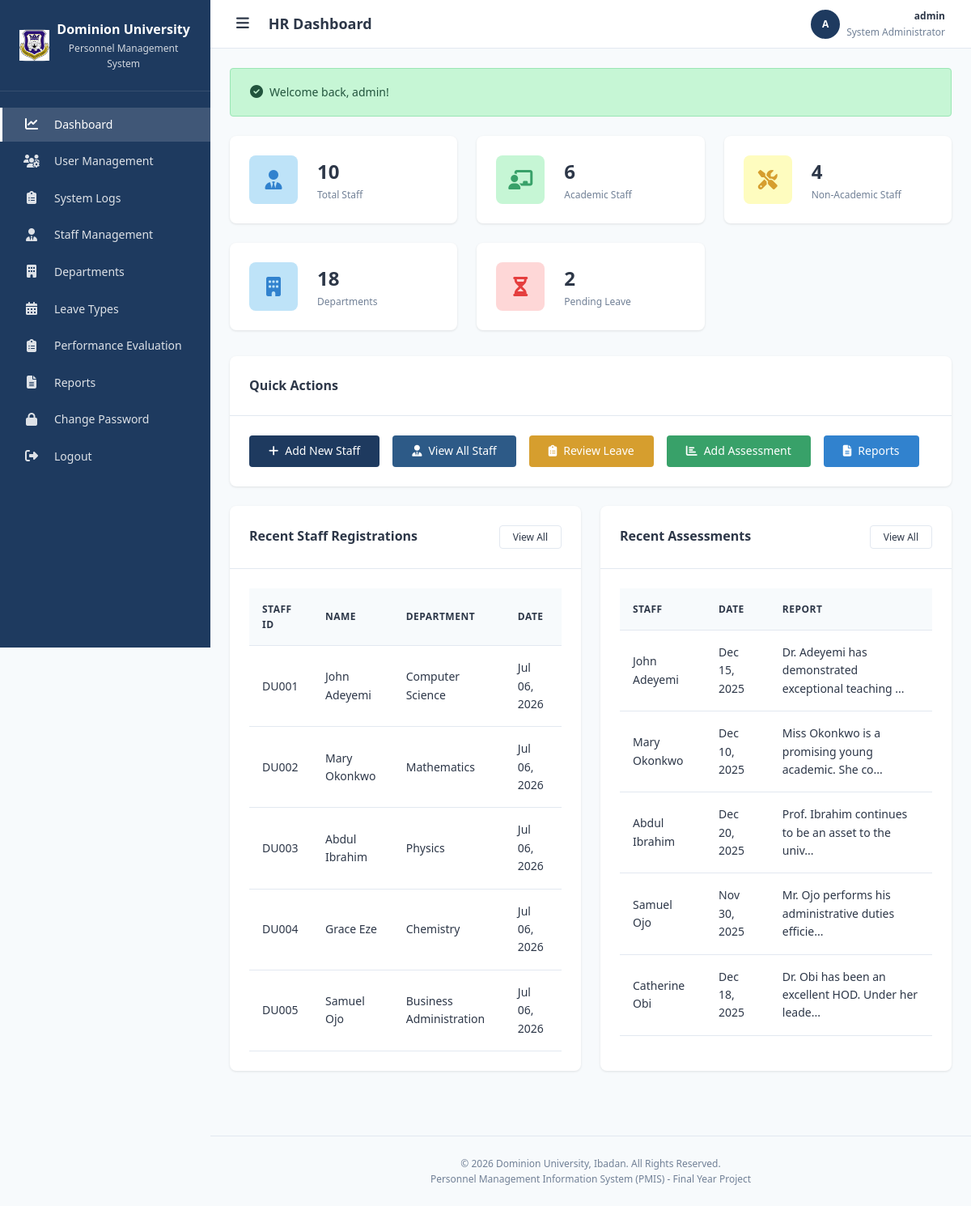
The page /hr/dashboard.php (signed in) on the database its author committed.
### tables this page shows
CREATE TABLE staff (
    id INT AUTO_INCREMENT PRIMARY KEY,
    staff_id VARCHAR(50) NOT NULL UNIQUE COMMENT 'Unique staff identification number',
    first_name VARCHAR(100) NOT NULL,
    last_name VARCHAR(100) NOT NULL,
    middle_name VARCHAR(100),
    gender ENUM('Male', 'Female', 'Other') NOT NULL,
    date_of_birth DATE,
    marital_status ENUM('Single', 'Married', 'Divorced', 'Widowed'),
    address TEXT,
    phone VARCHAR(20),
    email VARCHAR(100),
    next_of_kin VARCHAR(200),
    height VARCHAR(10),
    qualification VARCHAR(255),
    department_id INT,
    rank VARCHAR(100) COMMENT 'Job title/designation',
    employment_condition ENUM('Permanent', 'Contract', 'Temporary', 'Part-time') DEFAULT 'Permanent',
    date_recruited DATE,
    reason TEXT COMMENT 'Reason for employment/remarks',
    basic_salary DECIMAL(12, 2),
    staff_type ENUM('academic', 'non_academic') NOT NULL,
    passport_photo VARCHAR(255) COMMENT 'Path to passport photo',
    status ENUM('active', 'inactive', 'suspended') DEFAULT 'active',
    created_at TIMESTAMP DEFAULT CURRENT_TIMESTAMP,
    updated_at TIMESTAMP DEFAULT CURRENT_TIMESTAMP ON UPDATE CURRENT_TIMESTAMP,
    
     
    FOREIGN KEY (department_id) REFERENCES departments(id) ON DELETE SET NULL ON UPDATE CASCADE,
    
     
    INDEX idx_staff_id (staff_id),
    INDEX idx_staff_name (last_name, first_name),
    INDEX idx_staff_type (staff_type),
    INDEX idx_staff_status (status),
    INDEX idx_staff_dept (department_id)
);

CREATE TABLE departments (
    id INT AUTO_INCREMENT PRIMARY KEY,
    department_name VARCHAR(100) NOT NULL,
    department_code VARCHAR(20) UNIQUE,
    hod_staff_id INT NULL,
    description TEXT,
    created_at TIMESTAMP DEFAULT CURRENT_TIMESTAMP,
    updated_at TIMESTAMP DEFAULT CURRENT_TIMESTAMP ON UPDATE CURRENT_TIMESTAMP,
    INDEX idx_dept_name (department_name),
    INDEX idx_dept_code (department_code)
);

CREATE TABLE assessments (
    id INT AUTO_INCREMENT PRIMARY KEY,
    staff_id INT NOT NULL,
    assessor_user_id INT NOT NULL,
    assessment_date DATE NOT NULL,
    report TEXT NOT NULL,
    recommendation TEXT,
    created_at TIMESTAMP DEFAULT CURRENT_TIMESTAMP,
    updated_at TIMESTAMP DEFAULT CURRENT_TIMESTAMP ON UPDATE CURRENT_TIMESTAMP,
    
     
    FOREIGN KEY (staff_id) REFERENCES staff(id) ON DELETE CASCADE ON UPDATE CASCADE,
    FOREIGN KEY (assessor_user_id) REFERENCES users(id) ON DELETE RESTRICT ON UPDATE CASCADE,
    
     
    INDEX idx_assess_staff (staff_id),
    INDEX idx_assess_date (assessment_date),
    INDEX idx_assessor (assessor_user_id)
);

### hr/dashboard.php (the view, shortened to what this page needs)
<?php
require_once '../includes/functions.php';
require_once '../includes/role_check.php';
try {
    $stmt = $pdo->query("SELECT COUNT(*) as total FROM staff");
    $totalStaff = $stmt->fetch()['total'];
    $stmt = $pdo->query("SELECT COUNT(*) as total FROM staff WHERE staff_type = 'academic'");
    $academicStaff = $stmt->fetch()['total'];
    $stmt = $pdo->query("SELECT COUNT(*) as total FROM staff WHERE staff_type = 'non_academic'");
    $nonAcademicStaff = $stmt->fetch()['total'];
    $stmt = $pdo->query("SELECT COUNT(*) as total FROM departments");
    $totalDepartments = $stmt->fetch()['total'];
    $stmt = $pdo->query("SELECT COUNT(*) as total FROM leave_applications WHERE status = 'pending'");
    $pendingLeave = $stmt->fetch()['total'];
    $stmt = $pdo->query("
        SELECT s.*, d.department_name
        FROM staff s
        LEFT JOIN departments d ON s.department_id = d.id
        ORDER BY s.created_at DESC
        LIMIT 5
    ");
    $recentStaff = $stmt->fetchAll();
    $stmt = $pdo->query("
        SELECT a.*, s.first_name, s.last_name, s.staff_id
        FROM assessments a
        JOIN staff s ON a.staff_id = s.id
        ORDER BY a.created_at DESC
        LIMIT 5
    ");
    $recentAssessments = $stmt->fetchAll();
} catch (PDOException $e) {
    error_log("HR Dashboard Error: " . $e->getMessage());
    setFlashMessage('error', 'Error loading dashboard data');
}
require_once '../includes/header.php';
require_once '../includes/sidebar.php';
?>
<div class="dashboard-stats">
    <div class="stat-card clickable-stat" onclick="window.location.href='../modules/staff/list.php'">
        <div class="stat-icon primary"><i class="fas fa-user-tie"></i></div>
        <div class="stat-content">
            <div class="stat-value"><?php echo formatNumber($totalStaff ?? 0); ?></div>
            <div class="stat-label">Total Staff</div>
        </div>
    </div>
    <div class="stat-card clickable-stat" onclick="window.location.href='../modules/reports/staff_by_type.php'">
        <div class="stat-icon success"><i class="fas fa-chalkboard-teacher"></i></div>
        <div class="stat-content">
            <div class="stat-value"><?php echo formatNumber($academicStaff ?? 0); ?></div>
            <div class="stat-label">Academic Staff</div>
        </div>
    </div>
    <div class="stat-card clickable-stat" onclick="window.location.href='../modules/reports/staff_by_type.php'">
        <div class="stat-icon warning"><i class="fas fa-tools"></i></div>
        <div class="stat-content">
            <div class="stat-value"><?php echo formatNumber($nonAcademicStaff ?? 0); ?></div>
            <div class="stat-label">Non-Academic Staff</div>
        </div>
    </div>
    <div class="stat-card clickable-stat" onclick="window.location.href='../modules/departments/list.php'">
        <div class="stat-icon primary"><i class="fas fa-building"></i></div>
        <div class="stat-content">
            <div class="stat-value"><?php echo formatNumber($totalDepartments ?? 0); ?></div>
            <div class="stat-label">Departments</div>
        </div>
    </div>
    <div class="stat-card clickable-stat" onclick="window.location.href='../modules/leave/review.php'">
        <div class="stat-icon danger"><i class="fas fa-hourglass-half"></i></div>
        <div class="stat-content">
            <div class="stat-value"><?php echo formatNumber($pendingLeave ?? 0); ?></div>
            <div class="stat-label">Pending Leave</div>
        </div>
    </div>
</div>
<div class="card mb-3">
    <div class="card-header">
        <h3 class="card-title">Quick Actions</h3>
    </div>
    <div class="card-body">
        <div class="d-flex gap-2 flex-wrap">
            <a href="../modules/staff/add.php" class="btn btn-primary"><i class="fas fa-plus"></i> Add New Staff</a>
            <a href="../modules/staff/list.php" class="btn btn-secondary"><i class="fas fa-user-tie"></i> View All Staff</a>
            <a href="../modules/leave/review.php" class="btn btn-warning"><i class="fas fa-clipboard-list"></i> Review Leave</a>
            <a href="../modules/assessments/add.php" class="btn btn-success"><i class="fas fa-chart-bar"></i> Add Assessment</a>
            <a href="../modules/reports/index.php" class="btn btn-info"><i class="fas fa-file-alt"></i> Reports</a>
        </div>
    </div>
</div>
<div class="grid-2">
    <div class="card">
        <div class="card-header">
            <h3 class="card-title">Recent Staff Registrations</h3>
            <a href="../modules/staff/list.php" class="btn btn-sm btn-outline">View All</a>
        </div>
        <div class="card-body">
            <?php if (!empty($recentStaff)): ?>
                <div class="table-container">
                    <table class="data-table">
                        <thead>
                            <tr>
                                <th>Staff ID</th>
                                <th>Name</th>
                                <th>Department</th>
                                <th>Date</th>
                            </tr>
                        </thead>
                        <tbody>
                            <?php foreach ($recentStaff as $staff): ?>
                                <tr>
                                    <td><?php echo escapeOutput($staff['staff_id']); ?></td>
                                    <td><?php echo escapeOutput($staff['first_name'] . ' ' . $staff['last_name']); ?></td>
                                    <td><?php echo escapeOutput($staff['department_name'] ?? 'N/A'); ?></td>
                                    <td><?php echo formatDate($staff['created_at']); ?></td>
                                </tr>
                            <?php endforeach; ?>
                        </tbody>
                    </table>
                </div>
            <?php else: ?>
                <p class="text-center text-muted">No recent registrations</p>
            <?php endif; ?>
        </div>
    </div>
    <div class="card">
        <div class="card-header">
            <h3 class="card-title">Recent Assessments</h3>
            <a href="../modules/assessments/list.php" class="btn btn-sm btn-outline">View All</a>
        </div>
        <div class="card-body">
            <?php if (!empty($recentAssessments)): ?>
                <div class="table-container">
                    <table class="data-table">
                        <thead>
                            <tr>
                                <th>Staff</th>
                                <th>Date</th>
                                <th>Report</th>
                            </tr>
                        </thead>
                        <tbody>
                            <?php foreach ($recentAssessments as $assessment): ?>
                                <tr>
                                    <td><?php echo escapeOutput($assessment['first_name'] . ' ' . $assessment['last_name']); ?></td>
                                    <td><?php echo formatDate($assessment['assessment_date']); ?></td>
                                    <td><?php echo escapeOutput(truncateText($assessment['report'], 50)); ?></td>
                                </tr>
                            <?php endforeach; ?>
                        </tbody>
                    </table>
                </div>
            <?php else: ?>
                <p class="text-center text-muted">No recent assessments</p>
            <?php endif; ?>
        </div>
    </div>
</div>
<?php
require_once '../includes/footer.php';

### assets/css/style.css (style rules this page uses)
:root { --primary-color: #1e3a5f; --primary-dark: #152a45; --primary-light: #2c5282; --secondary-color: #2d5a87; --accent-color: #3182ce; --bg-color: #f7fafc; --card-bg: #ffffff; --text-color: #2d3748; --text-muted: #718096; --border-color: #e2e8f0; --success-color: #38a169; --success-bg: #c6f6d5; --danger-color: #e53e3e; --danger-bg: #fed7d7; --warning-color: #d69e2e; --warning-bg: #fefcbf; --info-color: #3182ce; --info-bg: #bee3f8; --font-family: 'Segoe UI', Tahoma, Geneva, Verdana, sans-serif; --font-size-base: 14px; --font-size-sm: 12px; --font-size-lg: 16px; --font-size-xl: 18px; --font-size-2xl: 24px; --spacing-xs: 4px; --spacing-sm: 8px; --spacing-md: 16px; --spacing-lg: 24px; --spacing-xl: 32px; --radius-sm: 4px; --radius-md: 8px; --radius-lg: 12px; --shadow-sm: 0 1px 3px rgba(0, 0, 0, 0.1); --shadow-md: 0 4px 6px rgba(0, 0, 0, 0.1); --shadow-lg: 0 10px 15px rgba(0, 0, 0, 0.1); --sidebar-width: 260px; --sidebar-collapsed: 70px; --header-height: 60px; }
* { margin: 0; padding: 0; box-sizing: border-box; }
html { font-size: var(--font-size-base); }
body { font-family: var(--font-family); background-color: var(--bg-color); color: var(--text-color); line-height: 1.6; min-height: 100vh; }
a { text-decoration: none; color: var(--accent-color); transition: color 0.2s; }
.dashboard-stats { display: grid; grid-template-columns: repeat(auto-fit, minmax(240px, 1fr)); gap: var(--spacing-lg); margin-bottom: var(--spacing-xl); }
.stat-card { background: var(--card-bg); border-radius: var(--radius-md); padding: var(--spacing-lg); box-shadow: var(--shadow-sm); display: flex; align-items: center; gap: var(--spacing-lg); transition: transform 0.2s, box-shadow 0.2s; }
.stat-icon { width: 60px; height: 60px; border-radius: var(--radius-md); display: flex; align-items: center; justify-content: center; font-size: var(--font-size-2xl); }
.stat-icon.primary { background: var(--info-bg); color: var(--info-color); }
.stat-icon.success { background: var(--success-bg); color: var(--success-color); }
.stat-icon.warning { background: var(--warning-bg); color: var(--warning-color); }
.stat-icon.danger { background: var(--danger-bg); color: var(--danger-color); }
.stat-content { flex: 1; }
.stat-value { font-size: var(--font-size-2xl); font-weight: 700; color: var(--text-color); }
.stat-label { font-size: var(--font-size-sm); color: var(--text-muted); }
.card { background: var(--card-bg); border-radius: var(--radius-md); box-shadow: var(--shadow-sm); margin-bottom: var(--spacing-lg); }
.card-header { padding: var(--spacing-lg); border-bottom: 1px solid var(--border-color); display: flex; align-items: center; justify-content: space-between; }
.card-title { font-size: var(--font-size-lg); font-weight: 600; color: var(--text-color); }
.card-body { padding: var(--spacing-lg); }
.table-container { overflow-x: auto; }
.data-table { width: 100%; border-collapse: collapse; }
.data-table th, .data-table td { padding: var(--spacing-md); text-align: left; border-bottom: 1px solid var(--border-color); }
.data-table th { background: var(--bg-color); font-weight: 600; color: var(--text-color); font-size: var(--font-size-sm); text-transform: uppercase; letter-spacing: 0.5px; }
.btn { display: inline-flex; align-items: center; justify-content: center; gap: var(--spacing-sm); padding: var(--spacing-sm) var(--spacing-lg); border: none; border-radius: var(--radius-sm); font-size: var(--font-size-base); font-weight: 500; cursor: pointer; transition: all 0.2s; text-decoration: none; }
.btn-primary { background: var(--primary-color); color: #fff; }
.btn-secondary { background: var(--secondary-color); color: #fff; }
.btn-success { background: var(--success-color); color: #fff; }
.btn-warning { background: var(--warning-color); color: #fff; }
.btn-info { background: var(--info-color); color: #fff; }
.btn-outline { background: transparent; border: 1px solid var(--border-color); color: var(--text-color); }
.btn-sm { padding: var(--spacing-xs) var(--spacing-md); font-size: var(--font-size-sm); }
.mb-3 { margin-bottom: var(--spacing-lg); }
.d-flex { display: flex; }
.gap-2 { gap: var(--spacing-md); }

### hr/dashboard.php (style rules this page uses)
.clickable-stat { cursor: pointer; transition: all 0.3s ease; }
.grid-2 { display: grid; grid-template-columns: repeat(2, 1fr); gap: 24px; }

### rows shown on the page
staff: staff "DU001", first_name+last_name "John Adeyemi", department.department_name "Computer Science", created_at "Jul 06, 2026"
staff: staff "DU002", first_name+last_name "Mary Okonkwo", department.department_name "Mathematics", created_at "Jul 06, 2026"
staff: staff "DU003", first_name+last_name "Abdul Ibrahim", department.department_name "Physics", created_at "Jul 06, 2026"
staff: staff "DU004", first_name+last_name "Grace Eze", department.department_name "Chemistry", created_at "Jul 06, 2026"
staff: staff "DU005", first_name+last_name "Samuel Ojo", department.department_name "Business Administration", created_at "Jul 06, 2026"
assessments: staff.last_name "John Adeyemi", assessment_date "Dec 15, 2025", report "Dr. Adeyemi has demonstrated exceptional teaching ..."
assessments: staff.last_name "Mary Okonkwo", assessment_date "Dec 10, 2025", report "Miss Okonkwo is a promising young academic. She co..."
assessments: staff.last_name "Abdul Ibrahim", assessment_date "Dec 20, 2025", report "Prof. Ibrahim continues to be an asset to the univ..."
assessments: staff.last_name "Samuel Ojo", assessment_date "Nov 30, 2025", report "Mr. Ojo performs his administrative duties efficie..."
assessments: staff.last_name "Catherine Obi", assessment_date "Dec 18, 2025", report "Dr. Obi has been an excellent HOD. Under her leade..."

### other values the page prints
escapeOutput($pageTitle) "HR Dashboard"
$currentUserInitials "A"
escapeOutput($currentUserName) "admin"
escapeOutput($currentUserRole) "System Administrator"
escapeOutput($msg['message']) "Welcome back, admin!"
formatNumber($totalStaff ?? 0) "10"
formatNumber($academicStaff ?? 0) "6"
formatNumber($nonAcademicStaff ?? 0) "4"
formatNumber($totalDepartments ?? 0) "18"
formatNumber($pendingLeave ?? 0) "2"
